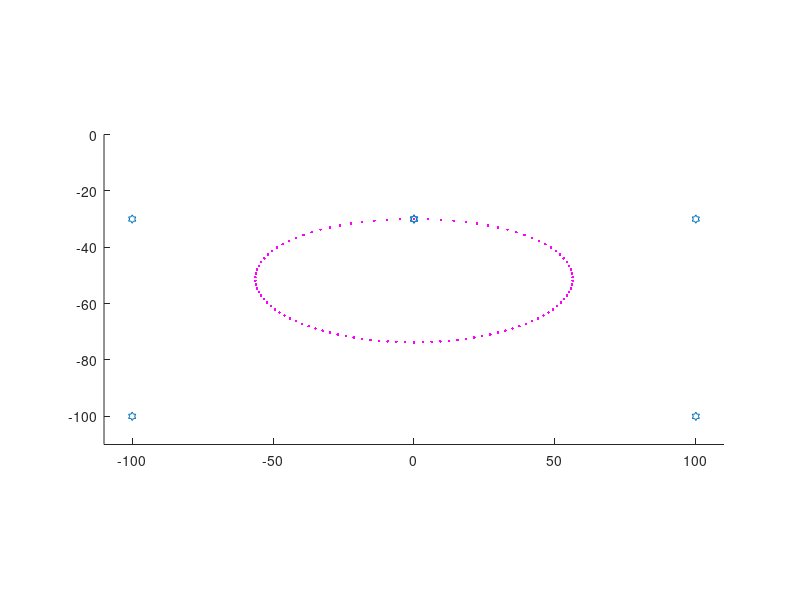

Reproduce this figure in MATLAB.
clf
clear

N = 6;
n = N - 1;
pointsX = [0 100 100 -100 -100 0];
pointsY = [-30 -30 -100 -100 -30 -30];

hold on
plot(pointsX, pointsY, 'h')
axis([-110 110 -110 0])
pbaspect([2 1 1])

for T = 0:0.01:1
   xi = 0;
   yi = 0;
    for i = 1:1:N
       k = i - 1;
       xi = xi + (factorial(n)/(factorial(k)*factorial(n-k))) * (1-T)^(n-k) * (T^k) * pointsX(i);
       yi = yi + (factorial(n)/(factorial(k)*factorial(n-k))) * (1-T)^(n-k) * (T^k) * pointsY(i);
    end
    plot(xi,yi,'m.')
end
hold off
